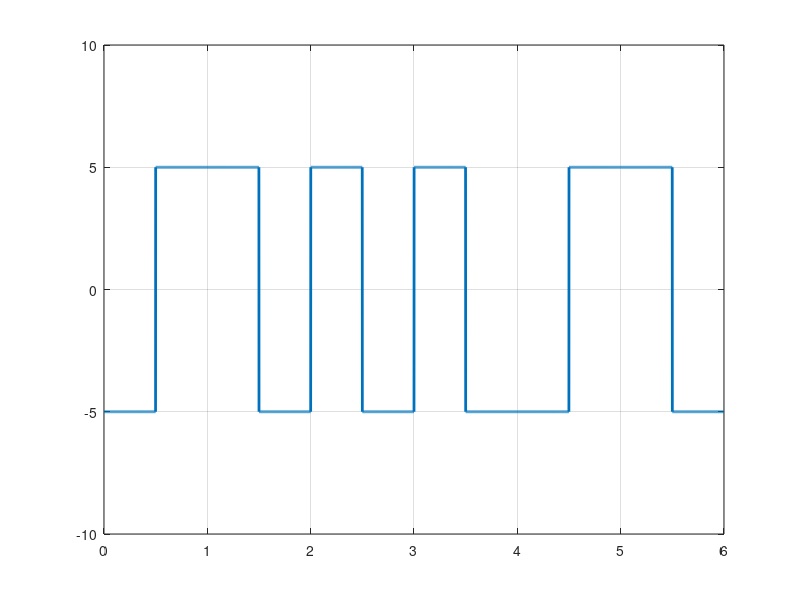

Write the MATLAB code that produced this figure.
clc;  #...clear command line 
clear all; #...clear variables
close all; #... clear figures

bits = [0 1 0 0 1 1];

#... modulation

bitrate = 1;
voltage = 5;

sampRate = 1000;
sampTime = 1/sampRate;

endTime = length(bits)/bitrate;
time = 0:sampTime:endTime;

index = 1;
sign = 1;
if bits(index) == 0
	sign = -1*sign;
endif

for i=1:length(time)
	
	modulation(i) = sign *voltage;
	
	if time(i)*bitrate >= index - 1/2
		modulation(i) = -modulation(i);
		
	endif
	
	if time(i)*bitrate >= index
		index= index+1;
		
		if index<= length(bits) && bits(index) == 1
			sign = -1*sign;
		endif
	endif
end


plot(time, modulation, "linewidth", 2);
axis([0 endTime -voltage-5 voltage+5]);
grid on;

#... demodulation

index = 1;
prev = -5;

for i= 1:length(modulation)
	if time(i)*bitrate < index - 1/2
		if modulation(i) == prev;
			demodulation(index) = 0;
		else
			demodulation(index) = 1;
		endif
	endif
	if time(i)*bitrate >= index
		index = index+1;
		prev = -1*modulation(i);
	endif
end

disp(demodulation);
